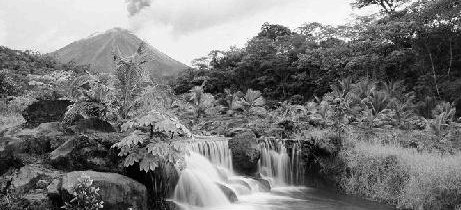
#> input picture paisaje_foto.jpeg, 461 x 210 px
$ jupyter execute tarea_restauracion.ipynb
#> lines starting #> are read from the running program, lines starting #| are printed output that depends on the picture
[cell 1]
import cv2 as cv
import numpy as np
from matplotlib import pyplot as plt

[cell 2]
src1 = cv.imread('paisaje_foto.jpeg')
#> src1 is the input picture: shape (210, 461, 3); min 0, max 255, mean 121.2
src2 = cv.imread('paisaje_texto.jpeg')
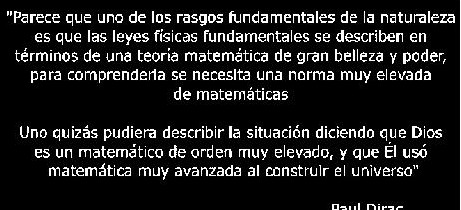
#> input picture paisaje_texto.jpeg, 461 x 210 px
#> src2 is the input picture: shape (210, 461, 3); min 0, max 255, mean 32.5

[cell 3]
img_texto = cv.cvtColor(src2,cv.COLOR_BGR2GRAY)
img_paisaje = cv.cvtColor(src1,cv.COLOR_BGR2GRAY)

fig, (ax1, ax2, ax3) = plt.subplots(1, 3, figsize=(18,6))

img_paisaje_text = cv.bitwise_or(img_paisaje, img_texto)
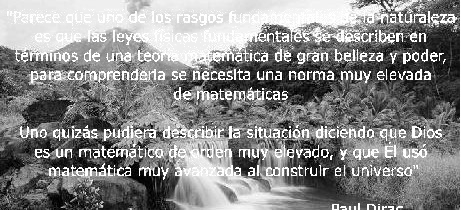
#> img_paisaje_text: shape (210, 461); min 0, max 255, mean 137.4

ax1.imshow(img_paisaje, cmap="gray")
ax1.set_title("Paisaje")
ax2.imshow(img_texto, cmap="gray")
ax2.set_title("Texto")
ax3.imshow(img_paisaje_text, cmap="gray")
ax3.set_title("Paisaje-text")
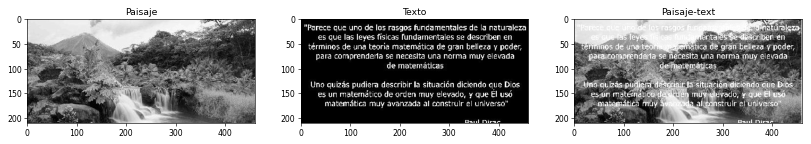
#> figure drawn by matplotlib, 3 panels

[cell 4]
#Hacemos uso del desenfoque gausiano para desenfocar la imagen
paisaje_letras_difuminado = cv.GaussianBlur(src=img_paisaje_text, ksize=(5,5), sigmaX=300, sigmaY=0)
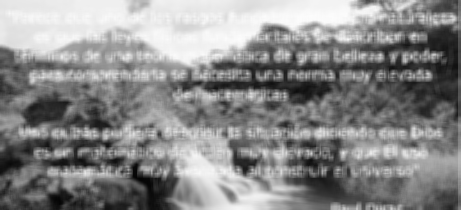
#> paisaje_letras_difuminado: shape (210, 461); min 4, max 252, mean 137.3
fig, ax1 = plt.subplots(1,1)
ax1.imshow(paisaje_letras_difuminado,cmap="gray")

[cell 5]
#Hacemos un not a el texto(mascara) para sacar las letras de la imagen
img_texto_not = cv.bitwise_not(img_texto)
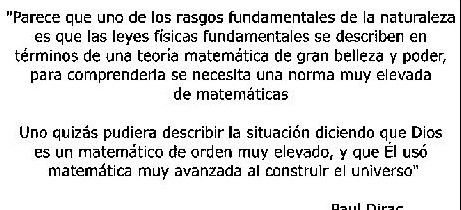
#> img_texto_not: shape (210, 461); min 0, max 255, mean 222.5
#Ahora las juntamos para tener un paisaje con las letras en negro
img_paisaje_text_and = cv.bitwise_and(img_texto_not,img_paisaje_text)
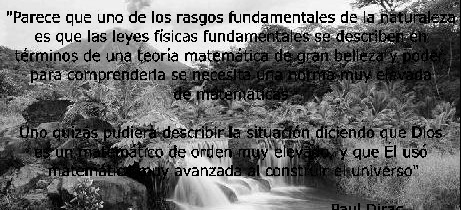
#> img_paisaje_text_and: shape (210, 461); min 0, max 255, mean 104.9

fig, ax1 = plt.subplots(1,1)
ax1.imshow(img_paisaje_text_and,cmap="gray")

[cell 6]
#Ahora sacamos las letras difuminadas
letras_difuminadas = cv.bitwise_and(paisaje_letras_difuminado,img_texto)
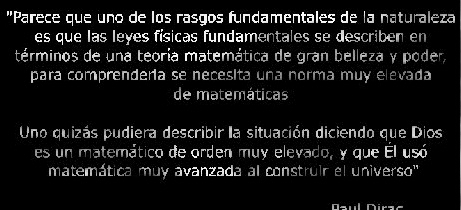
#> letras_difuminadas: shape (210, 461); min 0, max 252, mean 22.3
fig, ax1 = plt.subplots(1,1)
ax1.imshow(letras_difuminadas,cmap="gray")

[cell 7]
#Hacemos un or de la imagen con las letras en negro y la imagen de las letras difuminadas
paisaje_restaurado = cv.bitwise_or(img_paisaje_text_and,letras_difuminadas)
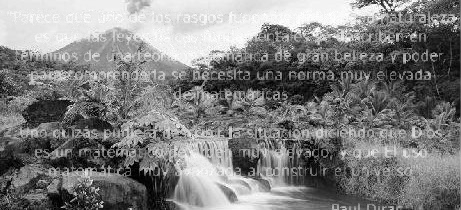
#> paisaje_restaurado: shape (210, 461); min 0, max 255, mean 127.2
fig, ax1 = plt.subplots(1,1)
ax1.imshow(paisaje_restaurado,cmap="gray")

### Hacemos un bucle con los pasos anteriores

[cell 8]
img_texto = cv.cvtColor(src2,cv.COLOR_BGR2GRAY)
img_paisaje = cv.cvtColor(src1,cv.COLOR_BGR2GRAY)

img_paisaje_text = cv.bitwise_or(img_paisaje, img_texto)

global paisaje_restaurado
for _ in range(10):

    paisaje_letras_difuminado = cv.GaussianBlur(src=img_paisaje_text, ksize=(5,5), sigmaX=300, sigmaY=100)

    letras_difuminadas = cv.bitwise_and(paisaje_letras_difuminado,img_texto)

    img_texto_not = cv.bitwise_not(img_texto)
    img_paisaje_text_and = cv.bitwise_and(img_texto_not,img_paisaje_text)

    paisaje_restaurado = cv.bitwise_or(img_paisaje_text_and,letras_difuminadas)

    img_paisaje_text = paisaje_restaurado.copy()
#> this loop made 10 passes
#> pass 3, `paisaje_letras_difuminado = cv.GaussianBlur(src=img_paisaje_text, ksiz..`:
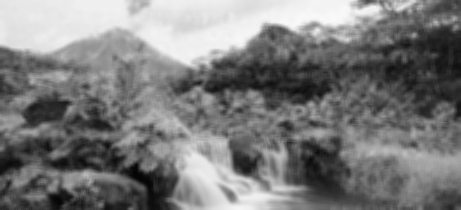
#> paisaje_letras_difuminado: shape (210, 461); min 4, max 250, mean 123.7

fig , (ax1,ax2) = plt.subplots(1,2,figsize=(15,6))
ax1.imshow(paisaje_restaurado,cmap="gray")
ax2.imshow(img_paisaje,cmap="gray")
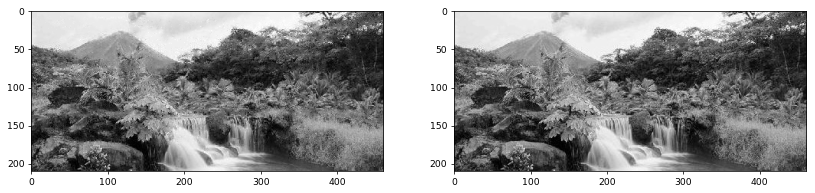
#> figure drawn by matplotlib, 2 panels
